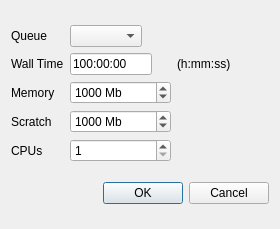
<?xml version="1.0" encoding="UTF-8"?>
<ui version="4.0">
 <class>QueueResourcesDialog</class>
 <widget class="QDialog" name="QueueResourcesDialog">
  <property name="geometry">
   <rect>
    <x>0</x>
    <y>0</y>
    <width>280</width>
    <height>229</height>
   </rect>
  </property>
  <property name="sizePolicy">
   <sizepolicy hsizetype="Preferred" vsizetype="Preferred">
    <horstretch>0</horstretch>
    <verstretch>0</verstretch>
   </sizepolicy>
  </property>
  <property name="windowTitle">
   <string>Resource Limits</string>
  </property>
  <layout class="QVBoxLayout" name="verticalLayout_2">
   <item>
    <layout class="QGridLayout" name="gridLayout">
     <item row="1" column="0">
      <widget class="QLabel" name="label_3">
       <property name="text">
        <string>Wall Time</string>
       </property>
      </widget>
     </item>
     <item row="1" column="1">
      <widget class="QLineEdit" name="walltime">
       <property name="sizePolicy">
        <sizepolicy hsizetype="Fixed" vsizetype="Fixed">
         <horstretch>0</horstretch>
         <verstretch>0</verstretch>
        </sizepolicy>
       </property>
       <property name="minimumSize">
        <size>
         <width>82</width>
         <height>0</height>
        </size>
       </property>
       <property name="maximumSize">
        <size>
         <width>82</width>
         <height>16777215</height>
        </size>
       </property>
       <property name="toolTip">
        <string>This value can be accessed by ${WALLTIME}
in the run file template</string>
       </property>
       <property name="text">
        <string>100:00:00</string>
       </property>
       <property name="maxLength">
        <number>10</number>
       </property>
      </widget>
     </item>
     <item row="1" column="2">
      <layout class="QHBoxLayout" name="horizontalLayout_2">
       <item>
        <widget class="QLabel" name="label">
         <property name="text">
          <string>(h:mm:ss)</string>
         </property>
        </widget>
       </item>
       <item>
        <spacer name="horizontalSpacer_4">
         <property name="orientation">
          <enum>Qt::Horizontal</enum>
         </property>
         <property name="sizeHint" stdset="0">
          <size>
           <width>40</width>
           <height>20</height>
          </size>
         </property>
        </spacer>
       </item>
      </layout>
     </item>
     <item row="2" column="2">
      <spacer name="horizontalSpacer_5">
       <property name="orientation">
        <enum>Qt::Horizontal</enum>
       </property>
       <property name="sizeHint" stdset="0">
        <size>
         <width>40</width>
         <height>20</height>
        </size>
       </property>
      </spacer>
     </item>
     <item row="2" column="1">
      <widget class="QSpinBox" name="memory">
       <property name="sizePolicy">
        <sizepolicy hsizetype="Fixed" vsizetype="Fixed">
         <horstretch>0</horstretch>
         <verstretch>0</verstretch>
        </sizepolicy>
       </property>
       <property name="minimumSize">
        <size>
         <width>101</width>
         <height>0</height>
        </size>
       </property>
       <property name="maximumSize">
        <size>
         <width>101</width>
         <height>16777215</height>
        </size>
       </property>
       <property name="toolTip">
        <string>This value can be accessed by ${MEMORY}
in the run file template</string>
       </property>
       <property name="suffix">
        <string> Mb</string>
       </property>
       <property name="minimum">
        <number>1</number>
       </property>
       <property name="maximum">
        <number>99999</number>
       </property>
       <property name="singleStep">
        <number>100</number>
       </property>
       <property name="value">
        <number>1000</number>
       </property>
      </widget>
     </item>
     <item row="2" column="0">
      <widget class="QLabel" name="label_4">
       <property name="text">
        <string>Memory</string>
       </property>
      </widget>
     </item>
     <item row="3" column="0">
      <widget class="QLabel" name="label_5">
       <property name="text">
        <string>Scratch</string>
       </property>
      </widget>
     </item>
     <item row="4" column="0">
      <widget class="QLabel" name="label_6">
       <property name="text">
        <string>CPUs</string>
       </property>
      </widget>
     </item>
     <item row="4" column="1">
      <widget class="QSpinBox" name="ncpus">
       <property name="maximumSize">
        <size>
         <width>101</width>
         <height>16777215</height>
        </size>
       </property>
       <property name="toolTip">
        <string>This value can be accessed by ${NCPUS}
in the run file template</string>
       </property>
       <property name="minimum">
        <number>1</number>
       </property>
       <property name="maximum">
        <number>999</number>
       </property>
       <property name="value">
        <number>1</number>
       </property>
      </widget>
     </item>
     <item row="3" column="1">
      <widget class="QSpinBox" name="scratch">
       <property name="sizePolicy">
        <sizepolicy hsizetype="Fixed" vsizetype="Fixed">
         <horstretch>0</horstretch>
         <verstretch>0</verstretch>
        </sizepolicy>
       </property>
       <property name="minimumSize">
        <size>
         <width>101</width>
         <height>0</height>
        </size>
       </property>
       <property name="maximumSize">
        <size>
         <width>101</width>
         <height>16777215</height>
        </size>
       </property>
       <property name="toolTip">
        <string>This value can be accessed by ${SCRATCH}
in the run file template</string>
       </property>
       <property name="suffix">
        <string> Mb</string>
       </property>
       <property name="minimum">
        <number>1</number>
       </property>
       <property name="maximum">
        <number>999999</number>
       </property>
       <property name="singleStep">
        <number>500</number>
       </property>
       <property name="value">
        <number>1000</number>
       </property>
      </widget>
     </item>
     <item row="0" column="0">
      <widget class="QLabel" name="label_2">
       <property name="text">
        <string>Queue</string>
       </property>
      </widget>
     </item>
     <item row="0" column="1" colspan="2">
      <layout class="QHBoxLayout" name="horizontalLayout_3">
       <item>
        <widget class="QComboBox" name="queue">
         <property name="toolTip">
          <string>This value can be accessed by ${QUEUE}
in the run file template</string>
         </property>
        </widget>
       </item>
       <item>
        <spacer name="horizontalSpacer_3">
         <property name="orientation">
          <enum>Qt::Horizontal</enum>
         </property>
         <property name="sizeHint" stdset="0">
          <size>
           <width>40</width>
           <height>20</height>
          </size>
         </property>
        </spacer>
       </item>
      </layout>
     </item>
    </layout>
   </item>
   <item>
    <widget class="QDialogButtonBox" name="buttonBox">
     <property name="orientation">
      <enum>Qt::Horizontal</enum>
     </property>
     <property name="standardButtons">
      <set>QDialogButtonBox::Cancel|QDialogButtonBox::Ok</set>
     </property>
    </widget>
   </item>
  </layout>
 </widget>
 <tabstops>
  <tabstop>buttonBox</tabstop>
  <tabstop>queue</tabstop>
  <tabstop>walltime</tabstop>
  <tabstop>memory</tabstop>
  <tabstop>scratch</tabstop>
  <tabstop>ncpus</tabstop>
 </tabstops>
 <resources/>
 <connections/>
</ui>
